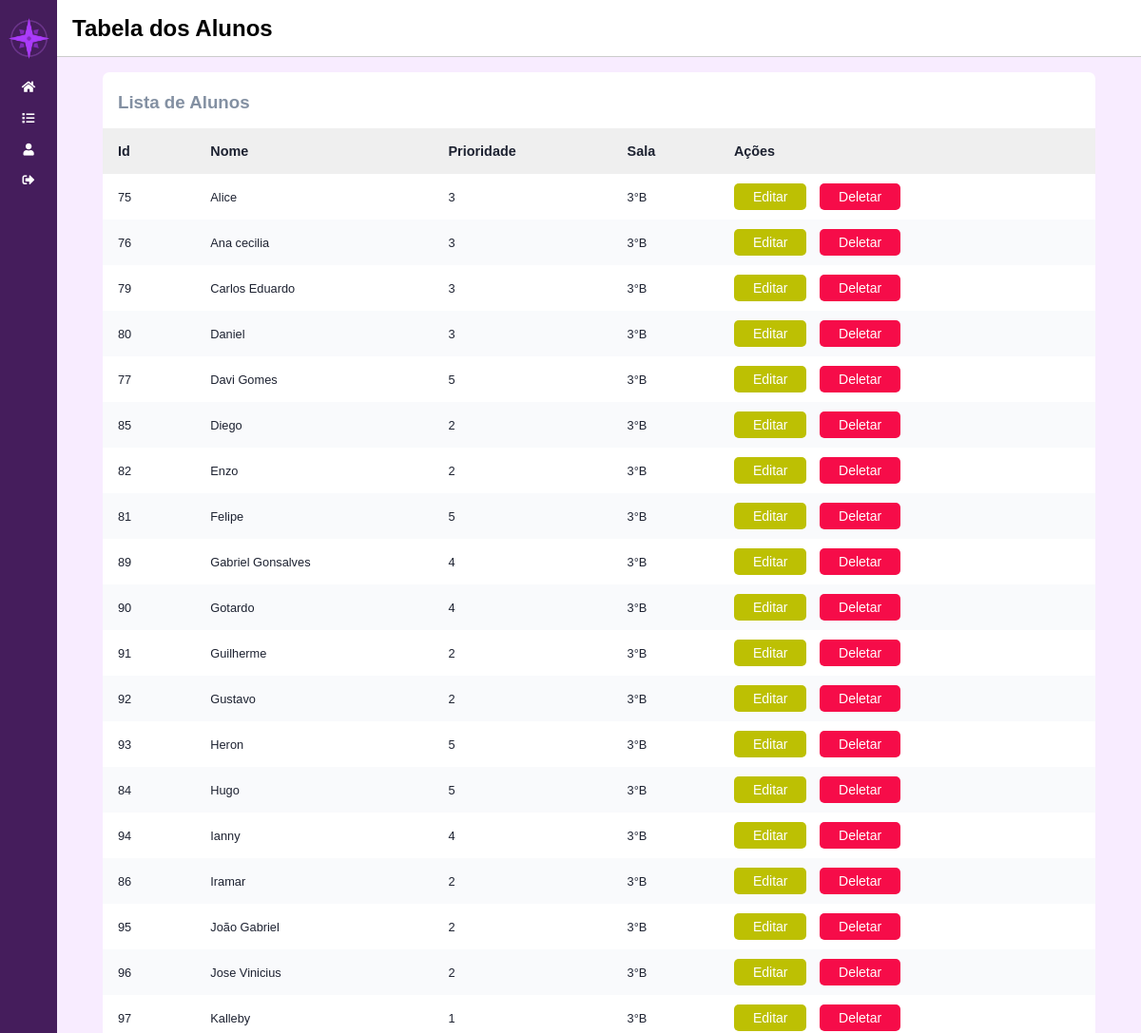
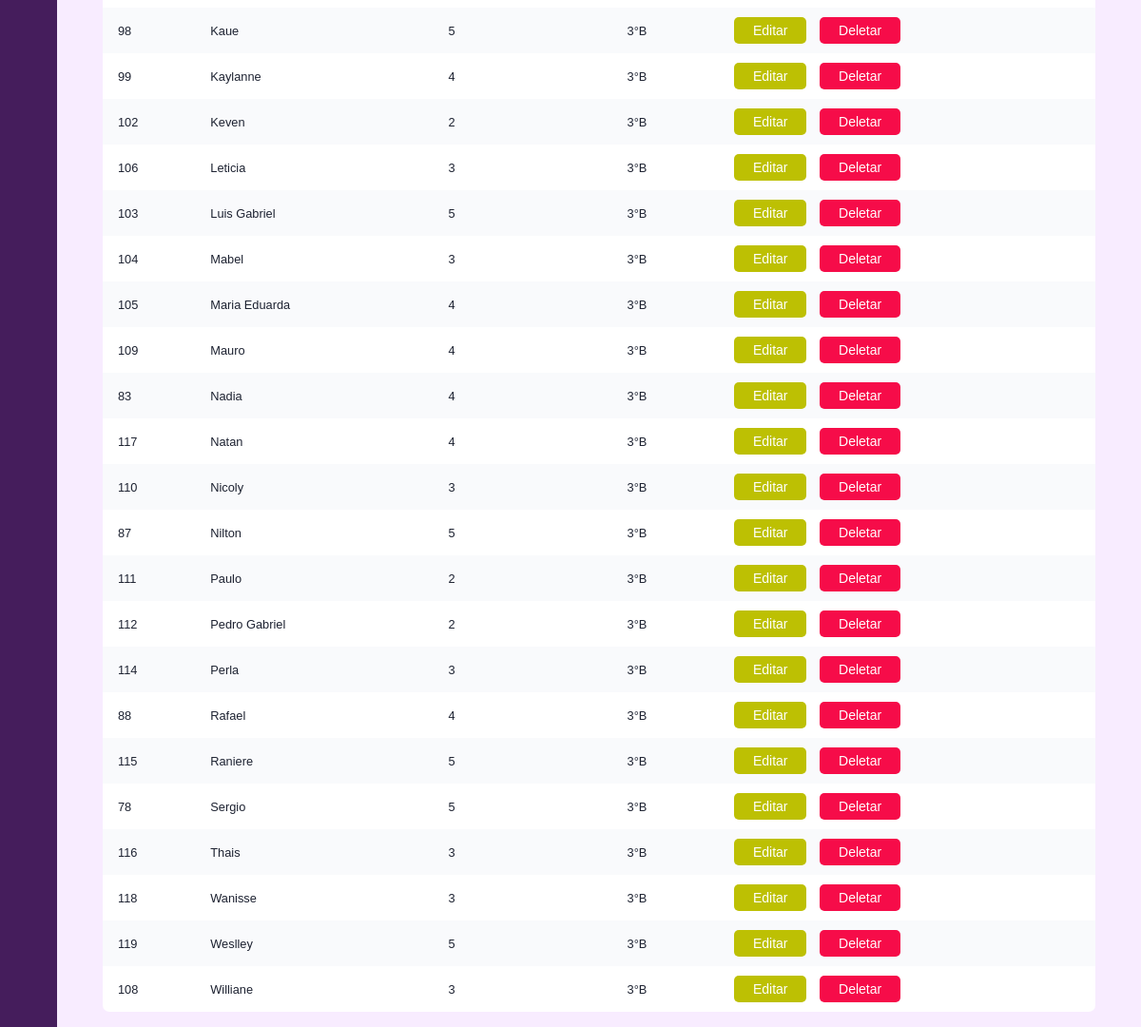
/lib/screens/class/students_table.php?id_classRoom=25 (signed in), run on the app's committed database (2 pictures, top to bottom).
### tables this page shows
CREATE TABLE `students` (
  `id` int(11) NOT NULL,
  `student` tinytext NOT NULL,
  `vision` tinyint(1) NOT NULL,
  `height` tinyint(1) NOT NULL,
  `acessibility` tinyint(1) NOT NULL,
  `priority` int(11) NOT NULL,
  `classStudentFK` int(11) NOT NULL,
  `userFK` int(11) NOT NULL
);

CREATE TABLE `classRoom` (
  `id` int(11) NOT NULL,
  `class` varchar(80) NOT NULL,
  `chairLength` int(11) NOT NULL,
  `chairWidth` int(11) NOT NULL,
  `classSize` int(11) NOT NULL,
  `colorHex` varchar(7) NOT NULL,
  `userFK` int(11) NOT NULL
);

### lib/screens/class/students_table.php (the view)
<?php
include '../menu/menu.php';
?>
<head>
    <link rel="stylesheet" href="../components/style_form.css">
</head>
<div class="main-content">
    <header>
        <div class="search-wrapper title">
            <h2 style="font-size: 24px;">Tabela dos Alunos</h2>
        </div>
    </header>
    <main>
        <div class="activity-card">
            <div class="table-responsive">
                <h3>Lista de Alunos</h3>
                <table>
                    <thead>
                        <tr>
                            <th>Id</th>
                            <th>Nome</th>
                            <th>Prioridade</th>
                            <th>Sala</th>
                            <th>Ações</th>
                        </tr>
                    </thead>
                    <tbody>
                        <?php
                        $classStudentFK = $_GET['id_classRoom'];
                        global $pdo;
                        $sql = $pdo->prepare("SELECT students.id, students.student, students.priority, classRoom.class FROM students JOIN classRoom ON classRoom.id = students.classStudentFK WHERE students.classStudentFK = :classStudentFK ORDER BY student ASC");
                        $sql->bindValue('classStudentFK', $classStudentFK);
                        $sql->execute();
                        if ($sql->rowCount() > 0) {
                            while ($row = $sql->fetch(PDO::FETCH_ASSOC)) { ?>
                                <tr>
                                    <td> <?php echo $row['id']; ?></td>
                                    <td><?php echo $row['student']; ?></td>
                                    <td><?php echo $row['priority']; ?></td>
                                    <td><?php echo $row['class']; ?></td>
                                    <td>
                                        <a class="button-action edit" href="../forms/student_update_form.php?id_student=<?php echo $row['id'] ?>&id_classRoom=<?php echo $row['class'] ?>">Editar</a>
                                        <a class="button-action delete" href="../../models/student_models.php?id_student=<?php echo $row['id'] ?>&id_classRoom=<?php echo $classStudentFK ?>&v=1">Deletar</a>
                                    </td>
                                </tr>
                        <?php }
                        } else {
                            echo "<tr><td colspan='5'><center>Nenhuma aluno cadastrado.</center></td></tr>";
                        } ?>
                    </tbody>
                </table>
            </div>
        </div>
    </main>
</div>
</body>
</html>

### lib/screens/menu/menu.php (shortened to what this page needs)
<!DOCTYPE html>
<html lang="PT-BR">
<head>
    <link rel="stylesheet" href="https://cdn.jsdelivr.net/gh/lykmapipo/themify-icons@0.1.2/css/themify-icons.css">
    <link rel="stylesheet" href="../components/style_header.css">
    <link rel="stylesheet" href="https://use.fontawesome.com/releases/v5.15.4/css/all.css">
</head>
<body>
    <div class="sidebar">
        <div class="sidebar-header">
            <h3 class="brand">
                <a href="#">
                    <img src="../../img/SLS.png" class="img" width="45px" style="margin-top: 25px;">
                </a>
            </h3>
        </div>
        <div class="sidebar-menu">
            <ul>
            <a href="../home/home.php">
                <li>
                        <i class="fas fa-home"></i>
                </li>
                </a>
                <a href="../class/class.php">
                <li>
                    <i class="fas fa-list"></i>
                </li>
                </a>
                <a href="../forms/user_update.php">
                <li>
                    <i class="fas fa-user"></i>
                </li>
                </a>
                <a href="../../models/logout.php">
                <li>
                    <i class="fas fa-sign-out-alt"></i>
                </li>
                </a>
            </ul>
        </div>
    </div>

### data on the page
students: id "75", student "Alice", priority "3", classStudentFK.class "3°B"
students: id "76", student "Ana cecilia", priority "3", classStudentFK.class "3°B"
students: id "79", student "Carlos Eduardo", priority "3", classStudentFK.class "3°B"
students: id "80", student "Daniel", priority "3", classStudentFK.class "3°B"
students: id "77", student "Davi Gomes", priority "5", classStudentFK.class "3°B"
students: id "85", student "Diego", priority "2", classStudentFK.class "3°B"
students: id "82", student "Enzo", priority "2", classStudentFK.class "3°B"
students: id "81", student "Felipe", priority "5", classStudentFK.class "3°B"
students: id "89", student "Gabriel Gonsalves", priority "4", classStudentFK.class "3°B"
students: id "90", student "Gotardo", priority "4", classStudentFK.class "3°B"
students: id "91", student "Guilherme", priority "2", classStudentFK.class "3°B"
students: id "92", student "Gustavo", priority "2", classStudentFK.class "3°B"
students: id "93", student "Heron", priority "5", classStudentFK.class "3°B"
students: id "84", student "Hugo", priority "5", classStudentFK.class "3°B"
students: id "94", student "Ianny", priority "4", classStudentFK.class "3°B"
students: id "86", student "Iramar", priority "2", classStudentFK.class "3°B"
students: id "95", student "João Gabriel", priority "2", classStudentFK.class "3°B"
students: id "96", student "Jose Vinicius", priority "2", classStudentFK.class "3°B"
students: id "97", student "Kalleby", priority "1", classStudentFK.class "3°B"
students: id "98", student "Kaue", priority "5", classStudentFK.class "3°B"
students: id "99", student "Kaylanne", priority "4", classStudentFK.class "3°B"
students: id "102", student "Keven", priority "2", classStudentFK.class "3°B"
students: id "106", student "Leticia", priority "3", classStudentFK.class "3°B"
students: id "103", student "Luis Gabriel", priority "5", classStudentFK.class "3°B"
students: id "104", student "Mabel", priority "3", classStudentFK.class "3°B"
students: id "105", student "Maria Eduarda", priority "4", classStudentFK.class "3°B"
students: id "109", student "Mauro", priority "4", classStudentFK.class "3°B"
students: id "83", student "Nadia", priority "4", classStudentFK.class "3°B"
students: id "117", student "Natan", priority "4", classStudentFK.class "3°B"
students: id "110", student "Nicoly", priority "3", classStudentFK.class "3°B"
students: id "87", student "Nilton", priority "5", classStudentFK.class "3°B"
students: id "111", student "Paulo", priority "2", classStudentFK.class "3°B"
students: id "112", student "Pedro Gabriel", priority "2", classStudentFK.class "3°B"
students: id "114", student "Perla", priority "3", classStudentFK.class "3°B"
students: id "88", student "Rafael", priority "4", classStudentFK.class "3°B"
students: id "115", student "Raniere", priority "5", classStudentFK.class "3°B"
students: id "78", student "Sergio", priority "5", classStudentFK.class "3°B"
students: id "116", student "Thais", priority "3", classStudentFK.class "3°B"
students: id "118", student "Wanisse", priority "3", classStudentFK.class "3°B"
students: id "119", student "Weslley", priority "5", classStudentFK.class "3°B"
students: id "108", student "Williane", priority "3", classStudentFK.class "3°B"
